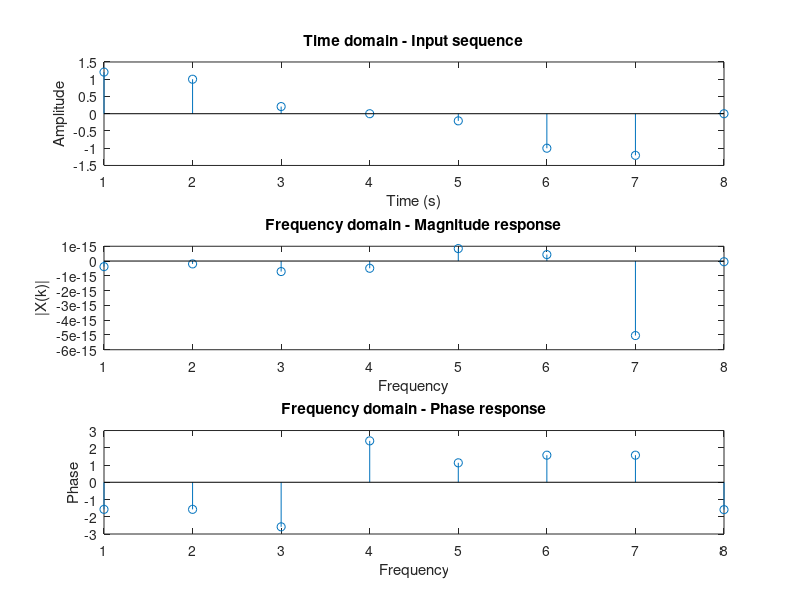

The MATLAB source for this figure:
clc;
clear;

N = 8;
fs = 8000;
ts = 1/fs;
n = 1:N;
x = sin(2*pi*1000*n*ts)+0.5*sin(2*pi*2000*n*ts);
X = zeros(N,1);

for k=1:N
    for m=1:N
        X(k) = X(k) + x(m)*exp(-i*2*pi*k*m/N);
    end
end

subplot(311)
stem(n,x);
xlabel('Time (s)');
ylabel('Amplitude');
title('Time domain - Input sequence')

subplot(312)
stem(n,X)
xlabel('Frequency');
ylabel('|X(k)|');
title('Frequency domain - Magnitude response')

subplot(313)
stem(n,angle(X))
xlabel('Frequency');
ylabel('Phase');
title('Frequency domain - Phase response')

X
angle(X)